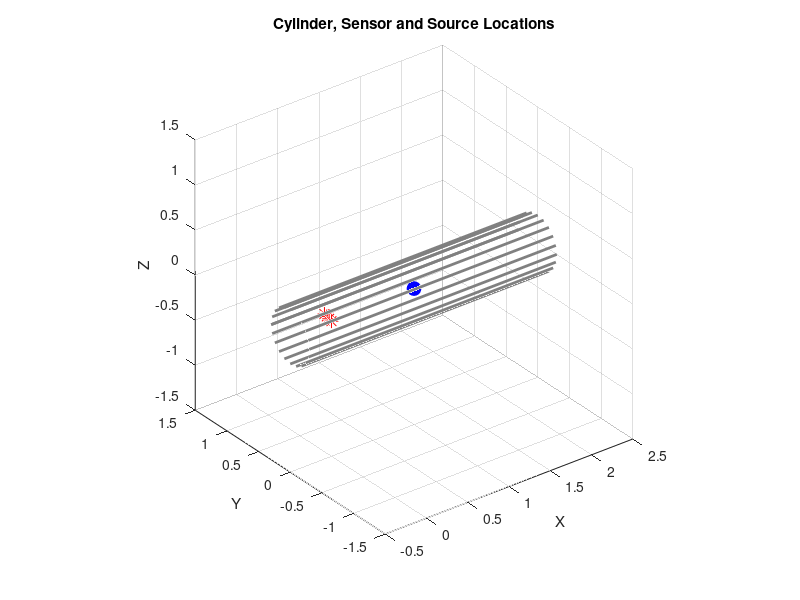
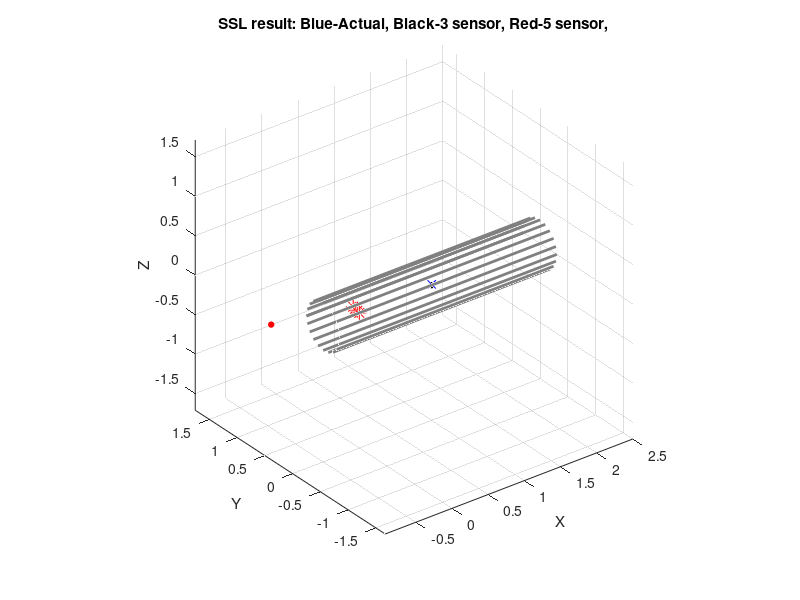

Reproduce these figures in MATLAB, in order.
%Pi Rendong
% 4 Mic SSL robot
clc
clear all
close all

% Define the cylinder dimensions
cylinder_radius = 0.3;
cylinder_length = 3;

% Create the cylinder vertices
[cylinder_y, cylinder_z, cylinder_x] = cylinder(cylinder_radius, 20);
cylinder_x = cylinder_x * cylinder_length - 0.5;
cylinder_y = cylinder_y + 0;
cylinder_z = cylinder_z + 0;

% Define the sensor point coordinates
% 4 mics (x1, x2, x3, x4) (y1, y2, y3, y4), (z1, z2, z3, z4)
sensor_x = [0, 0.01, 0.02, 0.03];
sensor_y = [0, 0.05, 0.1, 0.15];
sensor_z = [0 0 0 0];

% Plot the cylinder and sensor points
figure;
plot3(cylinder_x, cylinder_y, cylinder_z, '-', 'LineWidth', 2,'color', [0.5 0.5 0.5]);
hold on;
plot3(sensor_x, sensor_y, sensor_z, 'r*', 'MarkerSize', 10);
axis equal;
xlabel('X');
ylabel('Y');
zlabel('Z');
title('Cylinder, Sensor and Source Locations');
grid on;
view(3); % Set the view to 3D


% Define the sound source position
sound_source_x = 1;
sound_source_y = 0;
sound_source_z = 0.01;
plot3(sound_source_x, sound_source_y, sound_source_z, 'bo', 'MarkerSize', 10, 'MarkerFaceColor', 'b');


% Calculate the distances from the sound source to the receivers
distances = zeros(1, 4);
for i = 1:4
    distances(i) = sqrt((sound_source_x - sensor_x(i))^2 + (sound_source_y - sensor_y(i))^2 + (sound_source_z - sensor_z(i))^2);
end

% Calculate the arrival time differences
sound_speed = 343; % speed of sound in m/s
arrival_time = distances / sound_speed;
disp(['Arrival Time to Sensor 1 : (', num2str(arrival_time(1)*1000) ') ms']);
disp(['Arrival Time to Sensor 2 : (', num2str(arrival_time(2)*1000) ') ms']);
disp(['Arrival Time to Sensor 3 : (', num2str(arrival_time(3)*1000) ') ms']);
disp(['Arrival Time to Sensor 4 : (', num2str(arrival_time(4)*1000) ') ms']);



%%%%%%%%%%%%%%%%%%%%%%%%%%%%%%%%%%%%%%%
%%%2D plane Triangulation SSL%%%%%%%%%

%#1， 3 sensor triangulation localization in x and y plane, neglect z height
xs_true=sound_source_x;
ys_true=sound_source_y;

% Speed of sound
v = 343; % m/s, replace with the actual value

% Sensor positions
sensor1 = [sensor_x(1), sensor_y(1)];
sensor2 = [sensor_x(2), sensor_y(2)];
sensor3 = [sensor_x(3), sensor_y(3)];
% Sound source position
source = [xs_true, ys_true];

% Calculate distances
distance1 = norm(source - sensor1);
distance2 = norm(source - sensor2);
distance3 = norm(source - sensor3);

% Calculate time delays
delay1 = distance1 / v;
delay2 = distance2 / v;
delay3 = distance3 / v;

% Display time delays
% Nelget z-axis height difference
disp(['Time Delay between Sensor 1 and Sound Source: ', num2str(delay1*1000), ' milliseconds']);
disp(['Time Delay between Sensor 2 and Sound Source: ', num2str(delay2*1000), ' milliseconds']);
disp(['Time Delay between Sensor 3 and Sound Source: ', num2str(delay3*1000), ' milliseconds']);


disp(['Time Delay between Sensor 1 and Sensor 2: ', num2str((delay1-delay2)*1000), ' milliseconds']);
disp(['Time Delay between Sensor 2 and Sensor 3: ', num2str((delay2-delay3)*1000), ' milliseconds']);

min_samp_rate_req=1/min(delay1-delay2, delay1-delay2);
disp(['Minium sampling rate required ', num2str(min_samp_rate_req), 'Hz']);


%%Three sensor, 2 TDOA%%%

% Known values
x1 = sensor_x(1); % Replace with the actual value
y1 = sensor_y(1); % Replace with the actual value
x2 = sensor_x(2); % Replace with the actual value
y2 = sensor_y(2); % Replace with the actual value
x3 = sensor_x(3); % Replace with the actual value
y3 = sensor_y(3); % Replace with the actual value

%z1=delay1-delay2;
%z2=delay2-delay3;

z1 = (sqrt((xs_true - x1)^2 + (ys_true - y1)^2) - sqrt((xs_true - x2)^2 + (ys_true - y2)^2))/v ;% Replace with the actual value
z2 = (sqrt((xs_true - x2)^2 + (ys_true - y2)^2) - sqrt((xs_true - x3)^2 + (ys_true - y3)^2))/v ;% Replace with the actual value

% Define the system of equations
eqn1 = @(xs, ys) sqrt((xs - x1)^2 + (ys - y1)^2) - sqrt((xs - x2)^2 + (ys - y2)^2) - z1 * v;
eqn2 = @(xs, ys) sqrt((xs - x2)^2 + (ys - y2)^2) - sqrt((xs - x3)^2 + (ys - y3)^2) - z2 * v;

% Solve the system of equations
equations = @(vars) [eqn1(vars(1), vars(2)); eqn2(vars(1), vars(2))];
initialGuess = [0; 0]; % Initial guess for (xs, ys)
estimatedCoordinates = fsolve(equations, initialGuess);

% Extract xs and ys
xs_3sensorXY = estimatedCoordinates(1);
ys_3sensorXY = estimatedCoordinates(2);

% Display the estimated coordinates
disp(['Method 1: 3 sensor triangulation localization in x and y plane, neglect z height']);
disp(['Estimated Coordinates (xs_3sensorXY, ys_3sensorXY): (', num2str(xs_3sensorXY), ', ', num2str(ys_3sensorXY), ')']);

disp(['Actual Coordinates (xs_true, ys_true): (', num2str(xs_true), ', ', num2str(ys_true), ')']);



%Method #2， 5 sensor triangulation localization in x and y plane, neglect z height

%%%Change to array sensors%%%
% Known values
x1 = sensor_x(1); % Replace with the actual value
y1 = sensor_y(1); % Replace with the actual value
x2 = sensor_x(2); % Replace with the actual value
y2 = sensor_y(2); % Replace with the actual value
x3 = sensor_x(3); % Replace with the actual value
y3 = sensor_y(3); % Replace with the actual value
x4 = sensor_x(4); % Replace with the actual value
y4 = sensor_y(4); % Replace with the actual value
x5 = 0; % Replace with the actual value  - Put one more sensor in the middile
y5 = 0; % Replace with the actual value  - Put one more sensor in the middile


z1 = (sqrt((xs_true - x1)^2 + (ys_true - y1)^2) - sqrt((xs_true - x2)^2 + (ys_true - y2)^2))/v; % Replace with the actual value
z2 = (sqrt((xs_true - x2)^2 + (ys_true - y2)^2) - sqrt((xs_true - x3)^2 + (ys_true - y3)^2))/v; % Replace with the actual value
z3 = (sqrt((xs_true - x3)^2 + (ys_true - y3)^2) - sqrt((xs_true - x4)^2 + (ys_true - y4)^2))/v; % Replace with the actual value
z4 = (sqrt((xs_true - x4)^2 + (ys_true - y4)^2) - sqrt((xs_true - x5)^2 + (ys_true - y5)^2))/v; % Replace with the actual value


% Define the system of equations
equations = @(vars) [
    sqrt((vars(1) - x1)^2 + (vars(2) - y1)^2) - sqrt((vars(1) - x2)^2 + (vars(2) - y2)^2) - z1 * v;
    sqrt((vars(1) - x2)^2 + (vars(2) - y2)^2) - sqrt((vars(1) - x3)^2 + (vars(2) - y3)^2) - z2 * v;
    sqrt((vars(1) - x3)^2 + (vars(2) - y3)^2) - sqrt((vars(1) - x4)^2 + (vars(2) - y4)^2) - z3 * v;
    sqrt((vars(1) - x4)^2 + (vars(2) - y4)^2) - sqrt((vars(1) - x5)^2 + (vars(2) - y5)^2) - z4 * v;
    ];

% Solve the system of equations using least squares
initialGuess = [0; 0]; % Initial guess for (xs, ys)
estimatedCoordinates = lsqnonlin(equations, initialGuess);

% Extract xs and ys
xs_5sensorXY = estimatedCoordinates(1);
ys_5sensorXY = estimatedCoordinates(2);

% Display the estimated coordinates
disp(['Estimated Coordinates (xs_5sensorXY, ys_5sensorXY): (', num2str(xs_5sensorXY), ', ', num2str(ys_5sensorXY), ')']);
disp(['Actual Coordinates (xs_true, ys_true): (', num2str(xs_true), ', ', num2str(ys_true), ')']);

%Plot localization result
figure
plot3(cylinder_x, cylinder_y, cylinder_z, '-', 'LineWidth', 2,'color', [0.5 0.5 0.5]);
hold on;
plot3(sensor_x, sensor_y, sensor_z, 'r*', 'MarkerSize', 10);
axis equal;
xlabel('X');
ylabel('Y');
zlabel('Z');
title('SSL result: Blue-Actual, Black-3 sensor, Red-5 sensor,');
grid on;
view(3); % Set the view to 3D

plot3(sound_source_x, sound_source_y, sound_source_z, 'bx', 'MarkerSize', 6, 'MarkerFaceColor', 'b');
plot3(xs_3sensorXY, ys_3sensorXY, 0 ,'ko', 'MarkerSize', 4, 'MarkerFaceColor', 'k');
plot3(xs_5sensorXY, ys_5sensorXY, 0 ,'ro', 'MarkerSize', 4, 'MarkerFaceColor', 'r');









